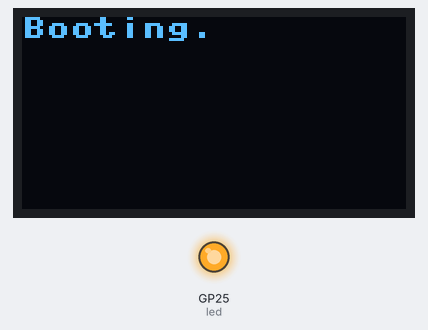
This program was run on a simulated Raspberry Pi Pico running MicroPython. Parts: 128×64 one-colour display, output pins drawn as LEDs (lit = HIGH). Dashed ring = blinking. WiFi joins after 1.5 s; the clock reads 2024-03-15 10:24:30 at power-on unless the program sets it; library files of the repository ran but are not shown: ssd1306.py, secrets.py; pins used as bus, display or sensor lines are not drawn; what the program prints to the serial console is not drawn.

Above: at 0.1 s.
At 0.6 s:
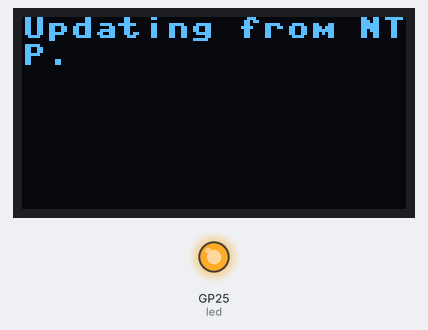
At 3.9 s:
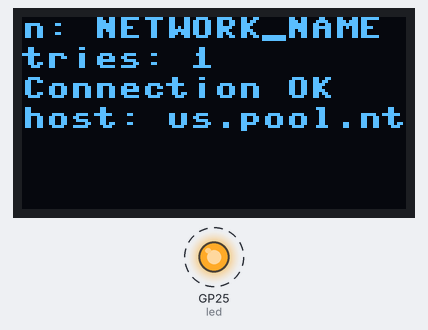
At 4.9 s:
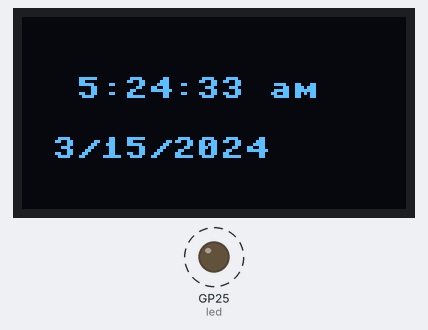
Timing chart, 0 to 40.0 s (numbered marks = the images above):
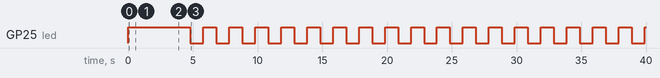

The program:

11-wifi-clock-simple.py
```python
import ntptime, network
from machine import RTC
from utime import sleep, sleep_ms, time, localtime, mktime
import ssd1306
import secrets

# get the local WIFI network name and password from the secrets.py file
wifi_ssid = secrets.wifi_ssid
wifi_pass = secrets.wifi_pass

led = machine.Pin('LED', machine.Pin.OUT)

SCL=machine.Pin(2) # SPI CLock
SDA=machine.Pin(3) # SPI Data
spi=machine.SPI(0, sck=SCL, mosi=SDA)

RES = machine.Pin(4)
DC = machine.Pin(5)
CS = machine.Pin(6)

oled = ssd1306.SSD1306_SPI(128, 64, spi, DC, RES, CS)

# US Central
timeZone = -6
# try one of these
ntptime.host = 'us.pool.ntp.org' #'time.nist.gov' #'pool.ntp.org'
ntptime.timeout = 10

# global array of integers for holding the current date and time
# Values are year=[0], month[1], day[2], hour[3], minute[4], second[5]
current_time = [] * 7
year = 0
month = 0
day = 0
hour = 0
minute = 0
second = 0

# display a string on the 128x64 OLED screen using 9 pixel height and 16 characters per line
def display_msg(in_str, chunk_size=16):
    print(in_str)
    oled.fill(0)
    if len(in_str) < chunk_size:
        oled.text(in_str, 0, 0)
    else:
        # create an array of the strings for each line
        a = [in_str[i:i+chunk_size] for i in range(0, len(in_str), chunk_size)]
        for i in range(0,len(a)):
            oled.text(a[i], 0, i*9)
    oled.show()

# Connect the the local Wifi access point
# get the wifi network name and password from the config.py file
def wifiConnect():
    wifi = network.WLAN(network.STA_IF)
    wifi.active(True)
    wifi.config(pm = 0xa11140) # disables wifi sleep mode
    if not wifi.isconnected():
        wifi.connect(wifi_ssid, wifi_pass)
        message = 'Connecting to ' + wifi_ssid
        display_msg(message)
        max_wait = 10
        while max_wait > 0:
            if wifi.status() < 0 or wifi.status() >= 3: break
            sleep_ms(1000)
            message = message + '.'
            display_msg(message + str(10-max_wait))
            max_wait -= 1
        print()
        if wifi.status() != 3:
            display_msg('Error: Could not connect to wifi!')
    display_msg('Connected IP: ' + wifi.ifconfig()[0])
    sleep_ms(100)
    return wifi

# daylight savings time
def dst():
    year, weekday = localtime()[0], localtime()[6]
    dst_start = mktime((year, 3, (8 - weekday) % 7 + 8, 2, 0, 0, 0, 0))
    dst_end = mktime((year, 11, (1 - weekday) % 7 + 1, 2, 0, 0, 0, 0))
    return dst_start <= time() < dst_end

maxtries = 5
timetries = 0
timeset = False

def setRTC():
    global maxtries, current_time, timetries, timeset, year, month, day, hour, minute, second
    while not timeset and timetries < maxtries:
        timetries += 1
        try:
            ntptime.settime() # update time from ntp server
            timeset = True
        except:
            error_msg = 'NTP update attempt' + str(timetries) + ' of ' + str(maxtries) + ' Check config.'
            display_msg(error_msg)
            if timetries < maxtries: sleep_ms(15000)
        if timeset:
            sleep_ms(200)
            rtc = RTC()
            tz_offset = (timeZone + 1) * 3600 if dst() else timeZone * 3600
            #tz_offset = timeZone * 3600 # without daylight savings
            myt = localtime(time() + tz_offset)
            print('myt: ', myt)
            current_time = myt
            year = myt[0]
            month = myt[1]
            day = myt[2]
            hour = myt[3]
            minute = myt[4]
            second = myt[5]
            rtc.datetime((myt[0], myt[1], myt[2], myt[6], myt[3], myt[4], myt[5], 0))
            print('Seconds in myt[5]', myt[5])
            sleep_ms(200)
            dtime = rtc.datetime()
            timestr = '%2d:%02d%s' %(12 if dtime[4] == 0 else dtime[4] if dtime[4] < 13 else dtime[4] - 12, dtime[5], 'am' if dtime[4] < 12 else 'pm')
            datestr = f'{dtime[1]}/{dtime[2]}/{dtime[0] % 100}'
            print('Time set to:', timestr, datestr)
            print(timestr, datestr)
            return True
    display_msg('ERROR! Unable to update time from server:' + ntptime.host)
    return False

# get an update of the time from the Network Time Protocol Server
def update():
    success = False
    wifi = wifiConnect()
    sleep_ms(100)
    if wifi.isconnected():
        success = setRTC()
        sleep_ms(100)
    return wifi, success

def timeStrFmt():
    hour = current_time[3]
    if hour > 12:
        hour = hour - 12
        am_pm = ' pm'
    else: am_pm = ' am'
    # format minutes and seconds with leading zeros
    minutes = "{:02d}".format(current_time[4])
    seconds = "{:02d}".format(current_time[5])
    return str(hour) + ':' + minutes + ':' + seconds + am_pm

def dateStrFmt():
    return   str(month) + '/' + str(day) + str(year)

def update_display(year, month, day, hour, minute, second):
    oled.fill(0)
    # no 12/24, leadering zero formatting or am/pm formatting
    # time_strs = str(hour) + ':' + str(minute) + ':' + str(second)
    # with formatting
    timestrf = '%2d:%02d:%02d %s' %(12 if hour == 0 else hour if hour < 13 else hour - 12, minute, second, 'am' if hour < 12 else 'pm')
    oled.text(timestrf, 10, 20, 1)

    date_str = str(month) + '/' + str(day) + '/' + str(year)
    oled.text(date_str, 10, 40, 1)
    oled.show()

def update_wifi_status():
    oled.fill(0)
    oled.text('n: ' + wifi_ssid , 0, 0, 1)
    oled.text('tries: ' + str(timetries), 0, 10, 1)
    if timeset:
        oled.text('Connection OK', 0, 20, 1)
    else:
        oled.text('CONNECTION ERROR', 0, 20, 1)
    oled.text('host: ' + ntptime.host, 0, 30, 1)
    oled.show()

def break_string_into_chunks(s, chunk_size=12):
    """Breaks a string into chunks of a specified size."""
    return [s[i:i+chunk_size] for i in range(0, len(s), chunk_size)]

led.on()
display_msg('Booting.')
sleep(.5)

display_msg('Updating from NTP.')
sleep(.5)
update()

display_msg('Updating from NTP.')
update_wifi_status()
sleep(1)

update_display(year, month, day, hour, minute, second)

# run this loop every second
while True:

    print('current  time:', year, month, day, hour, minute, second)
    update_display(year, month, day, hour, minute, second)
    led.toggle()
    sleep(1)
    second += 1

    # check the time server every hour
    if second > 59:
        second = 0
        if minute > 59:
            minute = 0
            # get a new time from the network time server at 2:47 am each night
            if (hour == 2) and (minute == 24):
                display_message('Syncing time server')
                update()
            if hour > 23:
                hour = 0
            else:
                hour += 1
        else:
            minute += 1
```

Measured:
- by itself, GP25 (led): alternates HIGH for 1.0 s and LOW for 1.0 s
- what the display in image 0 shows lasts 0.5 s, from 0.0 s to 0.5 s
- what the display in image 2 shows lasts 1.0 s, from 3.8 s to 4.8 s
